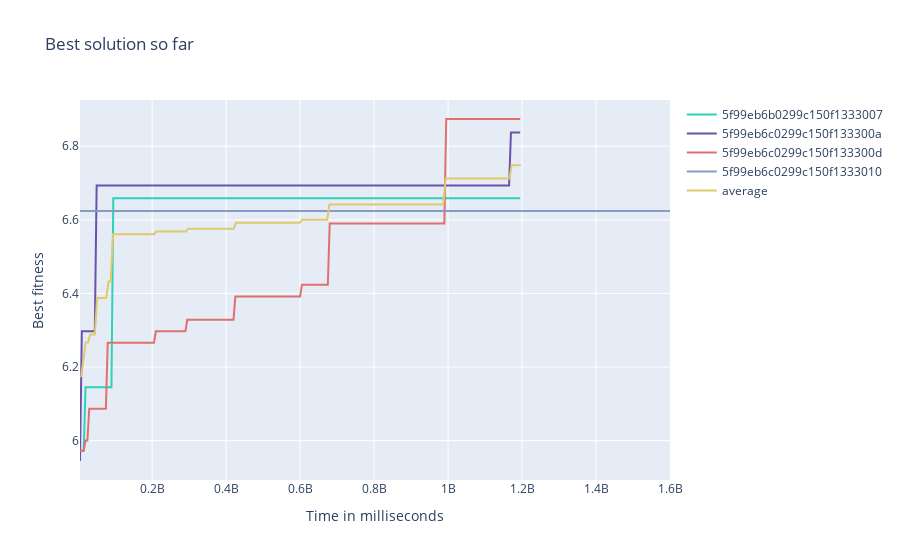

The code cell stored with this chart in its notebook:
### Code cell
# Configure cloudberry.plots

import cloudberry.plots as cp

props = cp.PlotProperties.default()
props.title = "Best solution so far"
props.x_axis_name = "Time in milliseconds"
props.y_axis_name = "Best fitness"
# props.show_series = False
# props.show_error_bars = True
props.default_series_kind = cp.PlotSeriesKind.LINE

builder = cp.PlotBuilder(props)
builder.add_pack(plot_pack)
plot = builder.plot()
plot

### Figure 1 — Plotly figure (JSON) as saved in the notebook; plotly's stock layout.template omitted (floating-point values rounded to 4 significant figures; data arrays with more than 128 entries replaced by an {"elided": "..."} marker saying what was removed)
{"data": [{"line": {"color": "#2dd2ba"}, "marker": {"symbol": "circle"}, "mode": "lines", "name": "5f99eb6b0299c150f1333007", "type": "scatter", "x": {"elided": "239 float values"}, "y": {"elided": "239 float values"}}, {"line": {"color": "#6b53ac"}, "marker": {"symbol": "circle"}, "mode": "lines", "name": "5f99eb6c0299c150f133300a", "type": "scatter", "x": {"elided": "239 float values"}, "y": {"elided": "239 float values"}}, {"line": {"color": "#e0706c"}, "marker": {"symbol": "circle"}, "mode": "lines", "name": "5f99eb6c0299c150f133300d", "type": "scatter", "x": {"elided": "239 float values"}, "y": {"elided": "239 float values"}}, {"line": {"color": "#879bc5"}, "marker": {"symbol": "circle"}, "mode": "lines", "name": "5f99eb6c0299c150f1333010", "type": "scatter", "x": {"elided": "320 float values"}, "y": {"elided": "320 float values"}}, {"line": {"color": "#e0c96c"}, "marker": {"symbol": "circle"}, "mode": "lines", "name": "average", "type": "scatter", "x": {"elided": "194 float values"}, "y": {"elided": "194 float values"}}], "layout": {"showlegend": true, "title": {"text": "Best solution so far"}, "xaxis": {"title": {"text": "Time in milliseconds"}, "visible": true}, "yaxis": {"title": {"text": "Best fitness"}, "visible": true}}}
